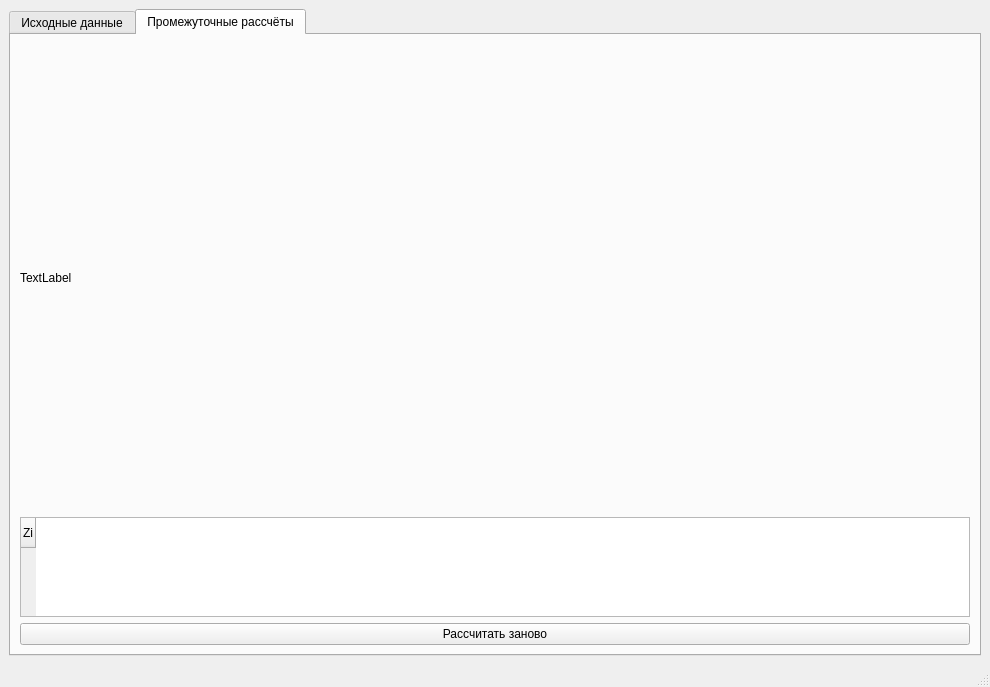
<?xml version="1.0" encoding="UTF-8"?>
<ui version="4.0">
 <class>MainWindow</class>
 <widget class="QMainWindow" name="MainWindow">
  <property name="geometry">
   <rect>
    <x>0</x>
    <y>0</y>
    <width>988</width>
    <height>687</height>
   </rect>
  </property>
  <property name="windowTitle">
   <string>Communications</string>
  </property>
  <widget class="QWidget" name="centralwidget">
   <layout class="QGridLayout" name="gridLayout">
    <item row="0" column="0">
     <widget class="QTabWidget" name="tabWidget">
      <property name="currentIndex">
       <number>1</number>
      </property>
      <widget class="QWidget" name="tab">
       <attribute name="title">
        <string>Исходные данные</string>
       </attribute>
       <layout class="QGridLayout" name="gridLayout_3">
        <item row="0" column="0">
         <widget class="QGroupBox" name="groupBox">
          <property name="minimumSize">
           <size>
            <width>0</width>
            <height>380</height>
           </size>
          </property>
          <property name="maximumSize">
           <size>
            <width>16777215</width>
            <height>500</height>
           </size>
          </property>
          <property name="title">
           <string>Абоненты:</string>
          </property>
          <layout class="QGridLayout" name="gridLayout_2">
           <item row="3" column="0" colspan="2">
            <widget class="QTableWidget" name="tableWidget_5">
             <property name="maximumSize">
              <size>
               <width>16777215</width>
               <height>100</height>
              </size>
             </property>
             <row>
              <property name="text">
               <string>Инф. поток</string>
              </property>
             </row>
             <row>
              <property name="text">
               <string>Связность</string>
              </property>
             </row>
            </widget>
           </item>
           <item row="0" column="0" colspan="2">
            <widget class="QTableWidget" name="tableWidget">
             <property name="minimumSize">
              <size>
               <width>420</width>
               <height>140</height>
              </size>
             </property>
             <property name="maximumSize">
              <size>
               <width>16777215</width>
               <height>120</height>
              </size>
             </property>
             <row>
              <property name="text">
               <string>1-я категория важности</string>
              </property>
             </row>
             <row>
              <property name="text">
               <string>2-я категория важности</string>
              </property>
             </row>
             <row>
              <property name="text">
               <string>3-я категория важности</string>
              </property>
             </row>
            </widget>
           </item>
           <item row="2" column="0" colspan="2">
            <widget class="QGroupBox" name="groupBox_4">
             <property name="maximumSize">
              <size>
               <width>16777215</width>
               <height>50</height>
              </size>
             </property>
             <property name="title">
              <string/>
             </property>
             <layout class="QHBoxLayout" name="horizontalLayout">
              <item>
               <widget class="QPushButton" name="pushButton">
                <property name="minimumSize">
                 <size>
                  <width>150</width>
                  <height>0</height>
                 </size>
                </property>
                <property name="maximumSize">
                 <size>
                  <width>150</width>
                  <height>16777215</height>
                 </size>
                </property>
                <property name="text">
                 <string>Добавить узел КСС</string>
                </property>
               </widget>
              </item>
              <item>
               <widget class="QPushButton" name="pushButton_2">
                <property name="maximumSize">
                 <size>
                  <width>150</width>
                  <height>16777215</height>
                 </size>
                </property>
                <property name="text">
                 <string>Удлить узел КСС</string>
                </property>
               </widget>
              </item>
             </layout>
            </widget>
           </item>
          </layout>
         </widget>
        </item>
        <item row="2" column="0">
         <widget class="QGroupBox" name="groupBox_2">
          <property name="title">
           <string>Требования по скорости:</string>
          </property>
          <layout class="QGridLayout" name="gridLayout_5">
           <item row="0" column="0" colspan="2">
            <widget class="QTableWidget" name="tableWidget_2">
             <attribute name="horizontalHeaderDefaultSectionSize">
              <number>150</number>
             </attribute>
             <column>
              <property name="text">
               <string>Требуемая скорость</string>
              </property>
             </column>
             <column>
              <property name="text">
               <string>Название услуги</string>
              </property>
             </column>
            </widget>
           </item>
           <item row="1" column="0" colspan="2">
            <widget class="QGroupBox" name="groupBox_5">
             <property name="title">
              <string/>
             </property>
             <layout class="QHBoxLayout" name="horizontalLayout_2">
              <item>
               <widget class="QPushButton" name="pushButton_3">
                <property name="minimumSize">
                 <size>
                  <width>150</width>
                  <height>0</height>
                 </size>
                </property>
                <property name="maximumSize">
                 <size>
                  <width>150</width>
                  <height>16777215</height>
                 </size>
                </property>
                <property name="text">
                 <string>Добавить услугу</string>
                </property>
               </widget>
              </item>
              <item>
               <widget class="QPushButton" name="pushButton_4">
                <property name="minimumSize">
                 <size>
                  <width>150</width>
                  <height>0</height>
                 </size>
                </property>
                <property name="maximumSize">
                 <size>
                  <width>150</width>
                  <height>16777215</height>
                 </size>
                </property>
                <property name="text">
                 <string>Удалить услугу</string>
                </property>
               </widget>
              </item>
             </layout>
            </widget>
           </item>
          </layout>
         </widget>
        </item>
        <item row="0" column="1">
         <widget class="QGroupBox" name="groupBox_3">
          <property name="minimumSize">
           <size>
            <width>500</width>
            <height>0</height>
           </size>
          </property>
          <property name="maximumSize">
           <size>
            <width>600</width>
            <height>16777215</height>
           </size>
          </property>
          <property name="title">
           <string>Предоставляемые услуги:</string>
          </property>
          <layout class="QGridLayout" name="gridLayout_4">
           <item row="0" column="0">
            <widget class="QTableWidget" name="tableWidget_3"/>
           </item>
          </layout>
         </widget>
        </item>
        <item row="2" column="1">
         <widget class="QPushButton" name="pushButton_5">
          <property name="minimumSize">
           <size>
            <width>0</width>
            <height>100</height>
           </size>
          </property>
          <property name="maximumSize">
           <size>
            <width>600</width>
            <height>100</height>
           </size>
          </property>
          <property name="font">
           <font>
            <pointsize>18</pointsize>
           </font>
          </property>
          <property name="text">
           <string>Произвести рассчёты</string>
          </property>
         </widget>
        </item>
       </layout>
      </widget>
      <widget class="QWidget" name="tab_2">
       <attribute name="title">
        <string>Промежуточные рассчёты</string>
       </attribute>
       <layout class="QGridLayout" name="gridLayout_6">
        <item row="1" column="0">
         <widget class="QTableWidget" name="tableWidget_4">
          <property name="maximumSize">
           <size>
            <width>16777215</width>
            <height>100</height>
           </size>
          </property>
          <row>
           <property name="text">
            <string>Zi</string>
           </property>
          </row>
         </widget>
        </item>
        <item row="0" column="0">
         <widget class="QLabel" name="label">
          <property name="text">
           <string>TextLabel</string>
          </property>
         </widget>
        </item>
        <item row="2" column="0">
         <widget class="QPushButton" name="pushButton_6">
          <property name="text">
           <string>Рассчитать заново</string>
          </property>
         </widget>
        </item>
       </layout>
      </widget>
     </widget>
    </item>
   </layout>
  </widget>
  <widget class="QMenuBar" name="menubar">
   <property name="geometry">
    <rect>
     <x>0</x>
     <y>0</y>
     <width>988</width>
     <height>22</height>
    </rect>
   </property>
  </widget>
  <widget class="QStatusBar" name="statusbar"/>
 </widget>
 <resources/>
 <connections/>
</ui>
